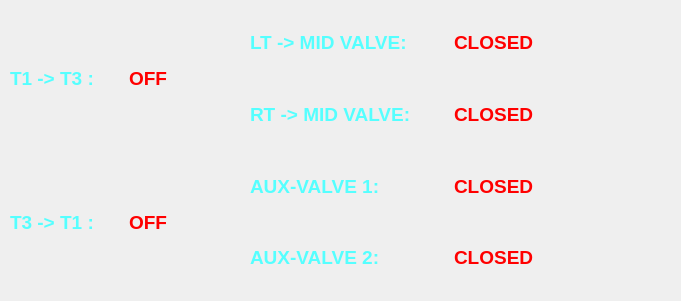
   <widget class="QFrame" name="Pump_Valve_Status_frame">
    <property name="geometry">
     <rect>
      <x>10</x>
      <y>890</y>
      <width>681</width>
      <height>301</height>
     </rect>
    </property>
    <property name="frameShape">
     <enum>QFrame::NoFrame</enum>
    </property>
    <property name="frameShadow">
     <enum>QFrame::Plain</enum>
    </property>
    <widget class="QWidget" name="layoutWidget">
     <property name="geometry">
      <rect>
       <x>250</x>
       <y>10</y>
       <width>401</width>
       <height>281</height>
      </rect>
     </property>
     <layout class="QVBoxLayout" name="verticalLayout_36">
      <item>
       <layout class="QHBoxLayout" name="horizontalLayout_17">
        <item>
         <widget class="QLabel" name="LT_MID_valve_label">
          <property name="font">
           <font>
            <family>Tahoma</family>
            <pointsize>14</pointsize>
            <weight>75</weight>
            <bold>true</bold>
           </font>
          </property>
          <property name="text">
           <string>&lt;html&gt;&lt;head/&gt;&lt;body&gt;&lt;p&gt;&lt;span style=&quot; font-size:14pt; color:#55ffff;&quot;&gt;LT -&amp;gt; MID VALVE:&lt;/span&gt;&lt;/p&gt;&lt;/body&gt;&lt;/html&gt;</string>
          </property>
         </widget>
        </item>
        <item>
         <widget class="QLabel" name="Valve_status1">
          <property name="font">
           <font>
            <family>Tahoma</family>
            <pointsize>14</pointsize>
            <weight>75</weight>
            <bold>true</bold>
           </font>
          </property>
          <property name="text">
           <string>&lt;html&gt;&lt;head/&gt;&lt;body&gt;&lt;p&gt;&lt;span style=&quot; font-size:14pt; color:#ff0000;&quot;&gt;CLOSED&lt;/span&gt;&lt;/p&gt;&lt;/body&gt;&lt;/html&gt;</string>
          </property>
         </widget>
        </item>
       </layout>
      </item>
      <item>
       <layout class="QHBoxLayout" name="horizontalLayout_16">
        <item>
         <widget class="QLabel" name="RT_MID_valve_label">
          <property name="font">
           <font>
            <family>Tahoma</family>
            <pointsize>14</pointsize>
            <weight>75</weight>
            <bold>true</bold>
           </font>
          </property>
          <property name="text">
           <string>&lt;html&gt;&lt;head/&gt;&lt;body&gt;&lt;p&gt;&lt;span style=&quot; font-size:14pt; color:#55ffff;&quot;&gt;RT -&amp;gt; MID VALVE:&lt;/span&gt;&lt;/p&gt;&lt;/body&gt;&lt;/html&gt;</string>
          </property>
         </widget>
        </item>
        <item>
         <widget class="QLabel" name="Valve_status2">
          <property name="font">
           <font>
            <family>Tahoma</family>
            <pointsize>14</pointsize>
            <weight>75</weight>
            <bold>true</bold>
           </font>
          </property>
          <property name="text">
           <string>&lt;html&gt;&lt;head/&gt;&lt;body&gt;&lt;p&gt;&lt;span style=&quot; font-size:14pt; color:#ff0000;&quot;&gt;CLOSED&lt;/span&gt;&lt;/p&gt;&lt;/body&gt;&lt;/html&gt;</string>
          </property>
         </widget>
        </item>
       </layout>
      </item>
      <item>
       <layout class="QHBoxLayout" name="horizontalLayout_15">
        <item>
         <widget class="QLabel" name="AUX_valve1">
          <property name="font">
           <font>
            <family>Tahoma</family>
            <pointsize>14</pointsize>
            <weight>75</weight>
            <bold>true</bold>
           </font>
          </property>
          <property name="text">
           <string>&lt;html&gt;&lt;head/&gt;&lt;body&gt;&lt;p&gt;&lt;span style=&quot; font-size:14pt; color:#55ffff;&quot;&gt;AUX-VALVE 1:&lt;/span&gt;&lt;/p&gt;&lt;/body&gt;&lt;/html&gt;</string>
          </property>
         </widget>
        </item>
        <item>
         <widget class="QLabel" name="Valve_status3">
          <property name="font">
           <font>
            <family>Tahoma</family>
            <pointsize>14</pointsize>
            <weight>75</weight>
            <bold>true</bold>
           </font>
          </property>
          <property name="text">
           <string>&lt;html&gt;&lt;head/&gt;&lt;body&gt;&lt;p&gt;&lt;span style=&quot; font-size:14pt; color:#ff0000;&quot;&gt;CLOSED&lt;/span&gt;&lt;/p&gt;&lt;/body&gt;&lt;/html&gt;</string>
          </property>
         </widget>
        </item>
       </layout>
      </item>
      <item>
       <layout class="QHBoxLayout" name="horizontalLayout_14">
        <item>
         <widget class="QLabel" name="AUX_valve2">
          <property name="font">
           <font>
            <family>Tahoma</family>
            <pointsize>14</pointsize>
            <weight>75</weight>
            <bold>true</bold>
           </font>
          </property>
          <property name="text">
           <string>&lt;html&gt;&lt;head/&gt;&lt;body&gt;&lt;p&gt;&lt;span style=&quot; font-size:14pt; color:#55ffff;&quot;&gt;AUX-VALVE 2:&lt;/span&gt;&lt;/p&gt;&lt;/body&gt;&lt;/html&gt;</string>
          </property>
         </widget>
        </item>
        <item>
         <widget class="QLabel" name="Valve_status4">
          <property name="font">
           <font>
            <family>Tahoma</family>
            <pointsize>14</pointsize>
            <weight>75</weight>
            <bold>true</bold>
           </font>
          </property>
          <property name="text">
           <string>&lt;html&gt;&lt;head/&gt;&lt;body&gt;&lt;p&gt;&lt;span style=&quot; font-size:14pt; color:#ff0000;&quot;&gt;CLOSED&lt;/span&gt;&lt;/p&gt;&lt;/body&gt;&lt;/html&gt;</string>
          </property>
         </widget>
        </item>
       </layout>
      </item>
     </layout>
    </widget>
    <widget class="QWidget" name="layoutWidget">
     <property name="geometry">
      <rect>
       <x>10</x>
       <y>10</y>
       <width>231</width>
       <height>281</height>
      </rect>
     </property>
     <layout class="QVBoxLayout" name="verticalLayout_37">
      <item>
       <layout class="QHBoxLayout" name="horizontalLayout_18">
        <item>
         <widget class="QLabel" name="T1_T3_pump">
          <property name="font">
           <font>
            <family>Tahoma</family>
            <pointsize>14</pointsize>
            <weight>75</weight>
            <bold>true</bold>
           </font>
          </property>
          <property name="text">
           <string>&lt;html&gt;&lt;head/&gt;&lt;body&gt;&lt;p&gt;&lt;span style=&quot; font-size:14pt; color:#55ffff;&quot;&gt;T1 -&amp;gt; T3 :&lt;/span&gt;&lt;/p&gt;&lt;/body&gt;&lt;/html&gt;</string>
          </property>
         </widget>
        </item>
        <item>
         <widget class="QLabel" name="Pump_status1">
          <property name="font">
           <font>
            <family>Tahoma</family>
            <pointsize>14</pointsize>
            <weight>75</weight>
            <bold>true</bold>
           </font>
          </property>
          <property name="text">
           <string>&lt;html&gt;&lt;head/&gt;&lt;body&gt;&lt;p&gt;&lt;span style=&quot; font-size:14pt; color:#ff0000;&quot;&gt;OFF&lt;/span&gt;&lt;/p&gt;&lt;/body&gt;&lt;/html&gt;</string>
          </property>
         </widget>
        </item>
       </layout>
      </item>
      <item>
       <layout class="QHBoxLayout" name="horizontalLayout_19">
        <item>
         <widget class="QLabel" name="T3_T1_pump">
          <property name="font">
           <font>
            <family>Tahoma</family>
            <pointsize>14</pointsize>
            <weight>75</weight>
            <bold>true</bold>
           </font>
          </property>
          <property name="text">
           <string>&lt;html&gt;&lt;head/&gt;&lt;body&gt;&lt;p&gt;&lt;span style=&quot; font-size:14pt; color:#55ffff;&quot;&gt;T3 -&amp;gt; T1 :&lt;/span&gt;&lt;/p&gt;&lt;/body&gt;&lt;/html&gt;</string>
          </property>
         </widget>
        </item>
        <item>
         <widget class="QLabel" name="Pump_status2">
          <property name="font">
           <font>
            <family>Tahoma</family>
            <pointsize>14</pointsize>
            <weight>75</weight>
            <bold>true</bold>
           </font>
          </property>
          <property name="text">
           <string>&lt;html&gt;&lt;head/&gt;&lt;body&gt;&lt;p&gt;&lt;span style=&quot; font-size:14pt; color:#ff0000;&quot;&gt;OFF&lt;/span&gt;&lt;/p&gt;&lt;/body&gt;&lt;/html&gt;</string>
          </property>
         </widget>
        </item>
       </layout>
      </item>
     </layout>
    </widget>
   </widget>
